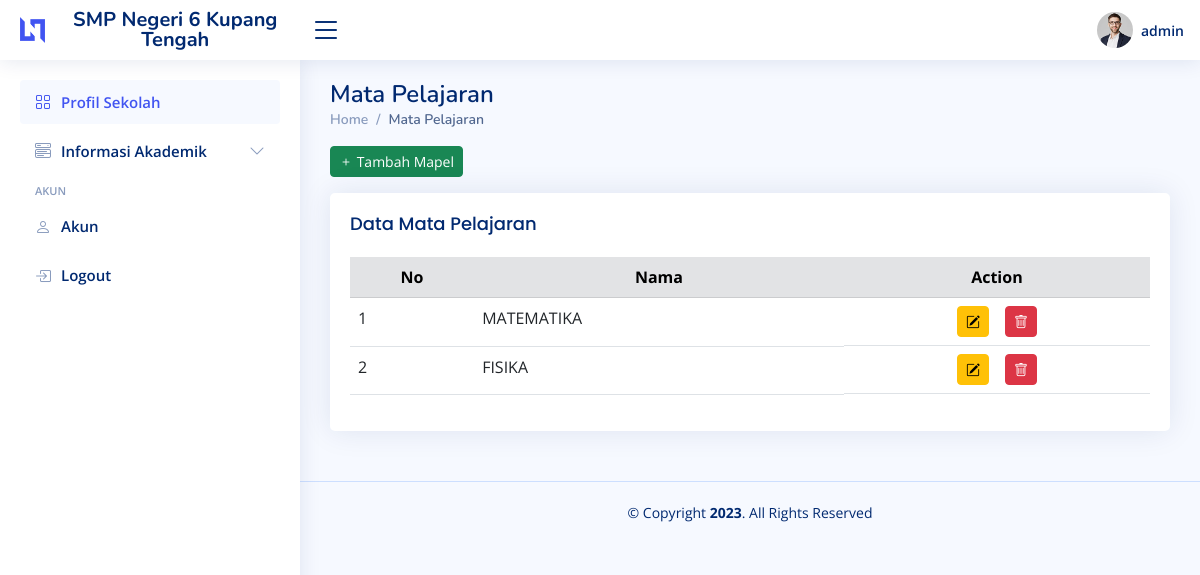
Screenshot of /mata-pelajaran.php (signed in) with the database file from the repository.
### tables this page shows
CREATE TABLE `user` (
  `id` int(11) NOT NULL,
  `nama` varchar(100) NOT NULL,
  `username` varchar(100) NOT NULL,
  `password` varchar(100) NOT NULL,
  `isAdmin` tinyint(1) NOT NULL DEFAULT 0,
  `role` enum('Guru','Kepsek','Admin','Siswa') NOT NULL,
  `id_guru` int(11) NOT NULL,
  `id_siswa` int(11) NOT NULL
);

CREATE TABLE `mapel` (
  `id_mapel` int(11) NOT NULL,
  `nama_mapel` varchar(100) NOT NULL
);

### mata-pelajaran.php (the view, shortened to what this page needs)
<?php require './partial/header.php'?>
<?php
  $conn = OpenCon();
  $sql = "SELECT * FROM mapel";
  $result = $conn->query($sql);
  $data = array();
  while ($row = $result->fetch_assoc()) {
      $data[] = $row;
  }
?>
  <main id="main" class="main">
    <div class="pagetitle">
      <h1>Mata Pelajaran</h1>
      <nav>
        <ol class="breadcrumb">
          <li class="breadcrumb-item"><a href="profil-sekolah.php">Home</a></li>
          <li class="breadcrumb-item active">Mata Pelajaran</li>
        </ol>
      </nav>
    </div>
    <section class="section dashboard">
      <div class="row">
        <div class="col-lg-12">
          <div class="d-flex justify-content-between mb-3">
            <div>
              <button type="button" class="btn btn-success btn-sm" data-bs-toggle="modal" data-bs-target="#tambahMapel">
                <i class="bi bi-plus"></i>
                Tambah Mapel
              </button>
            </div>
          </div>
          <div class="card">
            <div class="card-body">
              <h5 class="card-title">Data Mata Pelajaran</h5>
              <div class="table-responsive">
                <table class="table datatable" id="datatable">
                  <thead>
                    <tr class="table-secondary">
                      <th scope="col" class="text-center">No</th>
                      <th scope="col" class="text-center">Nama</th>
                      <th scope="col" class="text-center">Action</th>
                    </tr>
                  </thead>
                  <tbody>
                    <?php foreach($data as $key=>$row):?>
                      <tr>
                        <td><?= $key + 1?></td>
                        <td><?= strtoupper($row['nama_mapel'])?></td>
                        <td class="d-flex gap-3 justify-content-center align-items-center">
                          <button type="button" id="btn-edit-mapel" class="btn btn-warning btn-sm" data-id="<?= $row['id_mapel']?>" data-mapel='{"id_mapel":"<?=$row['id_mapel']?>","nama_mapel":"<?=$row['nama_mapel']?>"}' data-bs-toggle="modal" data-bs-target="#editMapel">
                            <i class="bi bi-pencil-square"></i>
                          </button>
                          <button type="button" id="btn-hapus-mapel" class="btn btn-danger btn-sm" data-id="<?= $row['id_mapel']?>" data-bs-toggle="modal" data-bs-target="#hapusMapel">
                            <i class="bi bi-trash"></i>
                          </button>
                        </td>
                      </tr>
                    </div>
                      <?php endforeach?>
              </div>
            </div>
          </div>
    </section>
  </main>
<?php require './partial/footer.php'?>

### partial/header.php (shortened to what this page needs)
<?php
  $conn = OpenCon();
  if(isset($_SESSION['user-id'])){
    $id = $_SESSION['user-id'];
    $query = "SELECT * FROM user WHERE id='$id'";
    $result = $conn->query($query);
    $user = mysqli_fetch_assoc($result);
  }else{
    header('Location: login.php');
    exit;
  }
?>
<!DOCTYPE html>
<html lang="en">
<head>
  <link href="assets/vendor/bootstrap/css/bootstrap.min.css" rel="stylesheet">
  <link href="assets/vendor/bootstrap-icons/bootstrap-icons.css" rel="stylesheet">
  <link href="assets/vendor/datatables/datatables.css" rel="stylesheet">
  <link href="assets/css/style.css" rel="stylesheet">
</head>
<body>
  <header id="header" class="header fixed-top d-flex align-items-center">
    <div class="d-flex align-items-center justify-content-between">
      <a href="profil-sekolah.php" class="logo d-flex align-items-center">
        <img src="assets/img/logo.png" alt="">
        <span class="d-none d-lg-block text-sm-center">SMP Negeri 6 Kupang Tengah</span>
      </a>
      <i class="bi bi-list toggle-sidebar-btn"></i>
    </div>
    <nav class="header-nav ms-auto">
      <ul class="d-flex align-items-center">
        <li class="nav-item dropdown pe-3">
          <a class="nav-link nav-profile d-flex align-items-center pe-0" href="#" data-bs-toggle="dropdown">
            <img src="assets/img/profile-img.jpg" alt="Profile" class="rounded-circle">
            <span class="d-none d-md-block ps-2"><?=$user['username']?></span>
          </a>
        </li>
      </ul>
    </nav>
  </header>
  <aside id="sidebar" class="sidebar">
    <ul class="sidebar-nav" id="sidebar-nav">
      <li class="nav-item">
        <a class="nav-link " href="profil-sekolah.php">
          <i class="bi bi-grid"></i>
          <span>Profil Sekolah</span>
        </a>
      </li>
      <li class="nav-item">
        <a class="nav-link collapsed" data-bs-target="#components-nav" data-bs-toggle="collapse" href="#">
          <i class="bi bi-menu-button-wide"></i><span>Informasi Akademik</span><i class="bi bi-chevron-down ms-auto"></i>
        </a>
      </li>
      <li class="nav-heading">Akun</li>
      <li class="nav-item">
        <a class="nav-link collapsed" href="akun.php">
          <i class="bi bi-person"></i>
          <span>Akun</span>
        </a>
      </li>
      <li class="nav-item">
        <a class="nav-link collapsed" href="controllers/logout.php">
          <i class="bi bi-box-arrow-in-right"></i>
          <span>Logout</span>
        </a>
      </li>
    </ul>
  </aside>

### assets/css/style.css (style rules this page uses)
:root { scroll-behavior: smooth; }
body { font-family: "Open Sans", sans-serif; background: #f6f9ff; color: #444444; }
a { color: #4154f1; text-decoration: none; }
h1, h2, h3, h4, h5, h6 { font-family: "Nunito", sans-serif; }
#main { margin-top: 60px; padding: 20px 30px; transition: all 0.3s; }
.pagetitle { margin-bottom: 10px; }
.pagetitle h1 { font-size: 24px; margin-bottom: 0; font-weight: 600; color: #012970; }
.card { margin-bottom: 30px; border: none; border-radius: 5px; box-shadow: 0px 0 30px rgba(1, 41, 112, 0.1); }
.card-title { padding: 20px 0 15px 0; font-size: 18px; font-weight: 500; color: #012970; font-family: "Poppins", sans-serif; }
.card-body { padding: 0 20px 20px 20px; }
.breadcrumb { font-size: 14px; font-family: "Nunito", sans-serif; color: #899bbd; font-weight: 600; }
.breadcrumb a { color: #899bbd; transition: 0.3s; }
.breadcrumb .breadcrumb-item::before { color: #899bbd; }
.breadcrumb .active { color: #51678f; font-weight: 600; }
.logo { line-height: 1; }
@media (min-width: 1200px) { .logo { width: 280px; } }
.logo img { max-height: 26px; margin-right: 6px; }
.logo span { font-size: 20px; font-weight: 700; color: #012970; font-family: "Nunito", sans-serif; }
.header { transition: all 0.5s; z-index: 997; height: 60px; box-shadow: 0px 2px 20px rgba(1, 41, 112, 0.1); background-color: #fff; padding-left: 20px; }
.header .toggle-sidebar-btn { font-size: 32px; padding-left: 10px; cursor: pointer; color: #012970; }
.header-nav ul { list-style: none; }
.header-nav>ul { margin: 0; padding: 0; }
.header-nav .nav-profile { color: #012970; }
.header-nav .nav-profile img { max-height: 36px; }
.header-nav .nav-profile span { font-size: 14px; font-weight: 600; }
.sidebar { position: fixed; top: 60px; left: 0; bottom: 0; width: 300px; z-index: 996; transition: all 0.3s; padding: 20px; overflow-y: auto; scrollbar-width: thin; scrollbar-color: #aab7cf transparent; box-shadow: 0px 0px 20px rgba(1, 41, 112, 0.1); background-color: #fff; }
@media (min-width: 1200px) { #main, #footer { margin-left: 300px; } }
.sidebar-nav { padding: 0; margin: 0; list-style: none; }
.sidebar-nav li { padding: 0; margin: 0; list-style: none; }
.sidebar-nav .nav-item { margin-bottom: 5px; }
.sidebar-nav .nav-heading { font-size: 11px; text-transform: uppercase; color: #899bbd; font-weight: 600; margin: 10px 0 5px 15px; }
.sidebar-nav .nav-link { display: flex; align-items: center; font-size: 15px; font-weight: 600; color: #4154f1; transition: 0.3; background: #f6f9ff; padding: 10px 15px; border-radius: 4px; }
.sidebar-nav .nav-link i { font-size: 16px; margin-right: 10px; color: #4154f1; }
.sidebar-nav .nav-link.collapsed { color: #012970; background: #fff; }
.sidebar-nav .nav-link.collapsed i { color: #899bbd; }
.sidebar-nav .nav-link .bi-chevron-down { margin-right: 0; transition: transform 0.2s ease-in-out; }

### rows the page displays
user: username "admin"
mapel: nama_mapel "MATEMATIKA"
mapel: nama_mapel "FISIKA"
